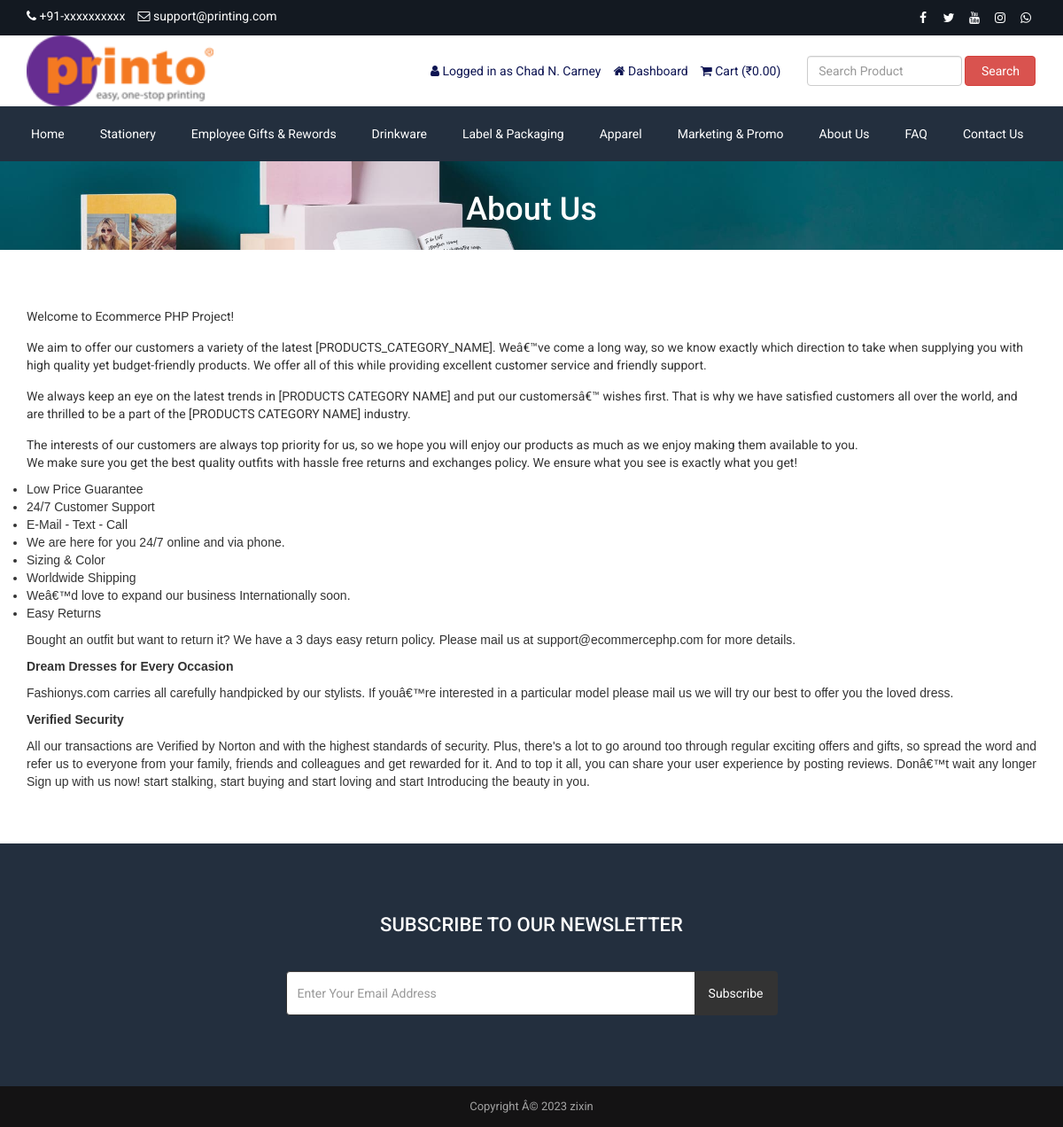
The app's page /about.php (signed in) with its own data.
### tables this page shows
CREATE TABLE `tbl_settings` (
  `id` int(11) NOT NULL,
  `logo` varchar(255) NOT NULL,
  `favicon` varchar(255) NOT NULL,
  `footer_about` text NOT NULL,
  `footer_copyright` text NOT NULL,
  `contact_address` text NOT NULL,
  `contact_email` varchar(255) NOT NULL,
  `contact_phone` varchar(255) NOT NULL,
  `contact_fax` varchar(255) NOT NULL,
  `contact_map_iframe` text NOT NULL,
  `receive_email` varchar(255) NOT NULL,
  `receive_email_subject` varchar(255) NOT NULL,
  `receive_email_thank_you_message` text NOT NULL,
  `forget_password_message` text NOT NULL,
  `total_recent_post_footer` int(10) NOT NULL,
  `total_popular_post_footer` int(10) NOT NULL,
  `total_recent_post_sidebar` int(11) NOT NULL,
  `total_popular_post_sidebar` int(11) NOT NULL,
  `total_featured_product_home` int(11) NOT NULL,
  `total_latest_product_home` int(11) NOT NULL,
  `total_popular_product_home` int(11) NOT NULL,
  `meta_title_home` text NOT NULL,
  `meta_keyword_home` text NOT NULL,
  `meta_description_home` text NOT NULL,
  `banner_login` varchar(255) NOT NULL,
  `banner_registration` varchar(255) NOT NULL,
  `banner_forget_password` varchar(255) NOT NULL,
  `banner_reset_password` varchar(255) NOT NULL,
  `banner_search` varchar(255) NOT NULL,
  `banner_cart` varchar(255) NOT NULL,
  `banner_checkout` varchar(255) NOT NULL,
  `banner_product_category` varchar(255) NOT NULL,
  `banner_blog` varchar(255) NOT NULL,
  `cta_title` varchar(255) NOT NULL,
  `cta_content` text NOT NULL,
  `cta_read_more_text` varchar(255) NOT NULL,
  `cta_read_more_url` varchar(255) NOT NULL,
  `cta_photo` varchar(255) NOT NULL,
  `featured_product_title` varchar(255) NOT NULL,
  `featured_product_subtitle` varchar(255) NOT NULL,
  `latest_product_title` varchar(255) NOT NULL,
  `latest_product_subtitle` varchar(255) NOT NULL,
  `popular_product_title` varchar(255) NOT NULL,
  `popular_product_subtitle` varchar(255) NOT NULL,
  `testimonial_title` varchar(255) NOT NULL,
  `testimonial_subtitle` varchar(255) NOT NULL,
  `testimonial_photo` varchar(255) NOT NULL,
  `blog_title` varchar(255) NOT NULL,
  `blog_subtitle` varchar(255) NOT NULL,
  `newsletter_text` text NOT NULL,
  `paypal_email` varchar(255) NOT NULL,
  `stripe_public_key` varchar(255) NOT NULL,
  `stripe_secret_key` varchar(255) NOT NULL,
  `bank_detail` text NOT NULL,
  `before_head` text NOT NULL,
  `after_body` text NOT NULL,
  `before_body` text NOT NULL,
  `home_service_on_off` int(11) NOT NULL,
  `home_welcome_on_off` int(11) NOT NULL,
  `home_featured_product_on_off` int(11) NOT NULL,
  `home_latest_product_on_off` int(11) NOT NULL,
  `home_popular_product_on_off` int(11) NOT NULL,
  `home_testimonial_on_off` int(11) NOT NULL,
  `home_blog_on_off` int(11) NOT NULL,
  `newsletter_on_off` int(11) NOT NULL,
  `ads_above_welcome_on_off` int(1) NOT NULL,
  `ads_above_featured_product_on_off` int(1) NOT NULL,
  `ads_above_latest_product_on_off` int(1) NOT NULL,
  `ads_above_popular_product_on_off` int(1) NOT NULL,
  `ads_above_testimonial_on_off` int(1) NOT NULL,
  `ads_category_sidebar_on_off` int(1) NOT NULL
);

CREATE TABLE `tbl_social` (
  `social_id` int(11) NOT NULL,
  `social_name` varchar(30) NOT NULL,
  `social_url` varchar(255) NOT NULL,
  `social_icon` varchar(30) NOT NULL
);

CREATE TABLE `tbl_top_category` (
  `tcat_id` int(11) NOT NULL,
  `tcat_name` varchar(255) NOT NULL,
  `show_on_menu` int(1) NOT NULL
);

CREATE TABLE `tbl_page` (
  `id` int(11) NOT NULL,
  `about_title` varchar(255) NOT NULL,
  `about_content` text NOT NULL,
  `about_banner` varchar(255) NOT NULL,
  `about_meta_title` varchar(255) NOT NULL,
  `about_meta_keyword` text NOT NULL,
  `about_meta_description` text NOT NULL,
  `faq_title` varchar(255) NOT NULL,
  `faq_banner` varchar(255) NOT NULL,
  `faq_meta_title` varchar(255) NOT NULL,
  `faq_meta_keyword` text NOT NULL,
  `faq_meta_description` text NOT NULL,
  `blog_title` varchar(255) NOT NULL,
  `blog_banner` varchar(255) NOT NULL,
  `blog_meta_title` varchar(255) NOT NULL,
  `blog_meta_keyword` text NOT NULL,
  `blog_meta_description` text NOT NULL,
  `contact_title` varchar(255) NOT NULL,
  `contact_banner` varchar(255) NOT NULL,
  `contact_meta_title` varchar(255) NOT NULL,
  `contact_meta_keyword` text NOT NULL,
  `contact_meta_description` text NOT NULL,
  `pgallery_title` varchar(255) NOT NULL,
  `pgallery_banner` varchar(255) NOT NULL,
  `pgallery_meta_title` varchar(255) NOT NULL,
  `pgallery_meta_keyword` text NOT NULL,
  `pgallery_meta_description` text NOT NULL,
  `vgallery_title` varchar(255) NOT NULL,
  `vgallery_banner` varchar(255) NOT NULL,
  `vgallery_meta_title` varchar(255) NOT NULL,
  `vgallery_meta_keyword` text NOT NULL,
  `vgallery_meta_description` text NOT NULL
);

### about.php (the view)
<?php require_once('header.php'); ?>
<?php
$statement = $pdo->prepare("SELECT * FROM tbl_page WHERE id=1");
$statement->execute();
$result = $statement->fetchAll(PDO::FETCH_ASSOC);
foreach ($result as $row) {
   $about_title = $row['about_title'];
    $about_content = $row['about_content'];
    $about_banner = $row['about_banner'];
}
?>
<div class="page-banner" style="background-image: url(assets/uploads/<?php echo $about_banner; ?>);">
    <div class="inner">
        <h1><?php echo $about_title; ?></h1>
    </div>
</div>
<div class="page">
    <div class="container">
        <div class="row">
            <div class="col-md-12">
                <p>
                    <?php echo $about_content; ?>
                </p>
            </div>
        </div>
    </div>
</div>
<?php require_once('footer.php'); ?>

### header.php (shortened to what this page needs)
<?php
include("admin/inc/config.php");
$statement = $pdo->prepare("SELECT * FROM tbl_settings WHERE id=1");
$statement->execute();
$result = $statement->fetchAll(PDO::FETCH_ASSOC);
foreach ($result as $row)
{
	$logo = $row['logo'];
	$contact_email = $row['contact_email'];
	$contact_phone = $row['contact_phone'];
}
?>
<!DOCTYPE html>
<html lang="en">
<head>
	<link rel="stylesheet" href="assets/css/bootstrap.min.css">
	<link rel="stylesheet" href="assets/css/font-awesome.min.css">
	<link rel="stylesheet" href="assets/css/owl.carousel.min.css">
	<link rel="stylesheet" href="assets/css/owl.theme.default.min.css">
	<link rel="stylesheet" href="assets/css/jquery.bxslider.min.css">
    <link rel="stylesheet" href="assets/css/magnific-popup.css">
    <link rel="stylesheet" href="assets/css/rating.css">
	<link rel="stylesheet" href="assets/css/spacing.css">
	<link rel="stylesheet" href="assets/css/bootstrap-touch-slider.css">
	<link rel="stylesheet" href="assets/css/animate.min.css">
	<link rel="stylesheet" href="assets/css/tree-menu.css">
	<link rel="stylesheet" href="assets/css/select2.min.css">
	<link rel="stylesheet" href="assets/css/main.css">
	<link rel="stylesheet" href="assets/css/responsive.css">
	<?php
	$statement = $pdo->prepare("SELECT * FROM tbl_page WHERE id=1");
	$statement->execute();
	$result = $statement->fetchAll(PDO::FETCH_ASSOC);
		?>
</head>
<body>
<div class="top">
	<div class="container">
		<div class="row">
			<div class="col-md-6 col-sm-6 col-xs-12">
				<div class="left">
					<ul>
						<li><i class="fa fa-phone"></i> <?php echo $contact_phone; ?></li>
						<li><i class="fa fa-envelope-o"></i> <?php echo $contact_email; ?></li>
					</ul>
				</div>
			</div>
			<div class="col-md-6 col-sm-6 col-xs-12">
				<div class="right">
					<ul>
						<?php
						$statement = $pdo->prepare("SELECT * FROM tbl_social");
						$statement->execute();
						$result = $statement->fetchAll(PDO::FETCH_ASSOC);
						foreach ($result as $row) {
							?>
							<?php if($row['social_url'] != ''): ?>
							<li><a href="<?php echo $row['social_url']; ?>"><i class="<?php echo $row['social_icon']; ?>"></i></a></li>
							<?php endif; ?>
							<?php
						}
						?>
					</ul>
				</div>
			</div>
		</div>
	</div>
</div>
<div class="header">
	<div class="container">
		<div class="row inner">
			<div class="col-md-4 logo">
				<a href="index.php"><img src="assets/uploads/<?php echo $logo; ?>" alt="logo image"></a>
			</div>
			<div class="col-md-5 right">
				<ul>
					<?php
					if(isset($_SESSION['customer'])) {
						?>
						<li><i class="fa fa-user"></i> <?php echo LANG_VALUE_13; ?> <?php echo $_SESSION['customer']['cust_name']; ?></li>
						<li><a href="dashboard.php"><i class="fa fa-home"></i> <?php echo LANG_VALUE_89; ?></a></li>
						<?php
					} else {
						?>
						<li><a href="login.php"><i class="fa fa-sign-in"></i> <?php echo LANG_VALUE_9; ?></a></li>
						<li><a href="registration.php"><i class="fa fa-user-plus"></i> <?php echo LANG_VALUE_15; ?></a></li>
						<?php
					}
					?>
					<li><a href="cart.php"><i class="fa fa-shopping-cart"></i> <?php echo LANG_VALUE_18; ?> (₹<?php
					if(isset($_SESSION['cart_p_id'])) {
						$table_total_price = 0;
						$i=0;
	                    foreach($_SESSION['cart_p_qty'] as $key => $value)
	                    {
	                        $i++;
	                        $arr_cart_p_qty[$i] = $value;
	                    }                    $i=0;
	                    foreach($_SESSION['cart_p_current_price'] as $key => $value)
	                    {
	                        $i++;
	                        $arr_cart_p_current_price[$i] = $value;
	                    }
	                    for($i=1;$i<=count($arr_cart_p_qty);$i++) {
	                    	$row_total_price = $arr_cart_p_current_price[$i]*$arr_cart_p_qty[$i];
	                        $table_total_price = $table_total_price + $row_total_price;
	                    }
						echo $table_total_price;
					} else {
						echo '0.00';
					}
					?>)</a></li>
				</ul>
			</div>
			<div class="col-md-3 search-area">
				<form class="navbar-form navbar-left" role="search" action="search-result.php" method="get">
					<div class="form-group">
						<input type="text" class="form-control search-top" placeholder="<?php echo LANG_VALUE_2; ?>" name="search_text">
					</div>
					<button type="submit" class="btn btn-danger"><?php echo LANG_VALUE_3; ?></button>
				</form>
			</div>
		</div>
	</div>
</div>
<div class="nav">
	<div class="container">
		<div class="row">
			<div class="col-md-12 pl_0 pr_0">
				<div class="menu-container">
					<div class="menu">
						<ul>
							<li><a href="index.php">Home</a></li>
							<?php
							$statement = $pdo->prepare("SELECT * FROM tbl_top_category WHERE show_on_menu=1");
							$statement->execute();
							$result = $statement->fetchAll(PDO::FETCH_ASSOC);
							foreach ($result as $row) {
								?>
								<li><a href="product-category.php?id=<?php echo $row['tcat_id']; ?>&type=top-category"><?php echo $row['tcat_name']; ?></a>
								</li>
								<?php
							}
							?>
							<?php
							$statement = $pdo->prepare("SELECT * FROM tbl_page WHERE id=1");
							$statement->execute();
							$result = $statement->fetchAll(PDO::FETCH_ASSOC);
							foreach ($result as $row) {
								$about_title = $row['about_title'];
								$faq_title = $row['faq_title'];
								$contact_title = $row['contact_title'];
							}
							?>
							<li><a href="about.php"><?php echo $about_title; ?></a></li>
							<li><a href="faq.php"><?php echo $faq_title; ?></a></li>
							<li><a href="contact.php"><?php echo $contact_title; ?></a></li>
						</ul>
					</div>
				</div>
			</div>
		</div>
	</div>
</div>

### footer.php (shortened to what this page needs)
<?php
$statement = $pdo->prepare("SELECT * FROM tbl_settings WHERE id=1");
$statement->execute();
$result = $statement->fetchAll(PDO::FETCH_ASSOC);
foreach ($result as $row)
{
	$footer_copyright = $row['footer_copyright'];
    $newsletter_on_off = $row['newsletter_on_off'];
}
?>
<?php if($newsletter_on_off == 1): ?>
<section class="home-newsletter">
	<div class="container">
		<div class="row">
			<div class="col-md-6 col-md-offset-3">
				<div class="single">
				<form action="" method="post">
					<h2><?php echo LANG_VALUE_93; ?></h2>
					<div class="input-group">
			        	<input type="email" class="form-control" placeholder="<?php echo LANG_VALUE_95; ?>" name="email_subscribe">
			         	<span class="input-group-btn">
			         	<button class="btn btn-theme" type="submit" name="form_subscribe"><?php echo LANG_VALUE_92; ?></button>
			         	</span>
			        </div>
				</div>
			</div>
		</div>
	</div>
</section>
<?php endif; ?>
<div class="footer-bottom">
	<div class="container">
		<div class="row">
			<div class="col-md-12 copyright">
				<?php echo $footer_copyright; ?>
			</div>
		</div>
	</div>
</div>
</body>
</html>

### assets/css/main.css (style rules this page uses)
* { margin: 0; padding: 0; }
body { font-family: "Roboto", sans-serif; font-size: 14px; }
h1, h2, h3, h4, h5, h6 { font-family: "Roboto", sans-serif; }
a { text-decoration: none; }
.top { width: 100%; height: 40px; background: #131921; }
.top .left { float: left; }
.top .left ul { padding-top: 8px; }
.top .left ul li { list-style-type: none; float: left; margin-right: 14px; color: white; }
.top .left ul li i { color: white; }
.top .right { float: right; }
.top .right ul { padding-top: 8px; }
.top .right ul li { list-style-type: none; float: left; margin-left: 5px; }
.top .right ul li a { color: white; width: 24px; height: 24px; line-height: 24px; text-align: center; border-radius: 50%; display: block; transition: all 0.4s ease; }
.header { width: 100%; height: auto; background: #fff; }
.header .inner { height: auto; display: table; }
.header .logo { float: none; display: table-cell; vertical-align: middle; }
.header .logo img { max-width: 100%; height: 80px; }
.header .navbar-form .form-control { width: 300px; }
.header .search-area { float: none; display: table-cell; vertical-align: middle; }
.header .search-area .form-group { width: calc(100% - 84px); }
.header .search-area button { width: 80px; }
.header .search-area form { width: 100%; }
.header .right { float: none; display: table-cell; vertical-align: middle; padding-right: 0; }
.header .right ul { float: right; margin-bottom: 0; }
.header .right ul li { list-style-type: none; float: left; margin-left: 14px; color: #0d1452; }
.header .right ul li a { color: #0d1452; }
.header .navbar-form .search-top { width: 100%; }
.nav { background: #232f3e; }
.menu-container { width: 100%; margin: 0 auto; background: #232f3e; }
.menu-dropdown-icon:before { content: "\f067"; font-family: "FontAwesome"; display: none; cursor: pointer; float: right; padding: 1.5em 2em; background: #fff; color: #333; }
.menu > ul { margin: 0 auto; width: 100%; list-style: none; padding: 0; position: relative; box-sizing: border-box; }
.menu > ul:before, .menu > ul:after { content: ""; display: table; }
.menu > ul:after { clear: both; }
.menu > ul > li { float: left; padding: 0; margin: 0; }
.menu > ul > li a { text-decoration: none; padding: 1.5em 20px; display: block; color: #fff; }
.footer-bottom { width: 100%; height: auto; background: #141314; padding: 14px 0; }
.footer-bottom .copyright { font-size: 13px; color: #a3a3a3; text-align: center; }
.page-banner { width: 100%; height: auto; background-repeat: no-repeat; background-position: center center; -webkit-background-size: cover; background-size: cover; position: relative; padding-top: 15px; padding-bottom: 15px; overflow: hidden; }
.page-banner h1 { color: #fff; text-align: center; z-index: 999; position: relative; }
.page { width: 100%; height: auto; padding-top: 50px; padding-bottom: 50px; }
.home-newsletter { padding: 80px 0; background: #232f3e; }
.home-newsletter .single { max-width: 650px; margin: 0 auto; text-align: center; position: relative; z-index: 2; }
.home-newsletter .single h2 { font-size: 22px; color: white; text-transform: uppercase; margin-bottom: 40px; margin-top: 0; }
.home-newsletter .single .form-control { height: 50px; border-color: #333; outline: none; }
.home-newsletter .single .btn { min-height: 50px; background: #333; color: #fff; padding-left: 15px; padding-right: 15px; }

### assets/css/responsive.css (style rules this page uses)
@media only screen and (min-width: 992px) { .header .inner { width: 100%; } }
@media only screen and (min-width: 992px) { .header .search-area { padding-right: 0; } }
@media only screen and (min-width: 992px) { .header .search-area form { padding-right: 0; } }
@media only screen and (min-width: 992px) { .header .container { padding-right: 0; } }

### records on screen
tbl_settings: contact_phone "+91-xxxxxxxxxx", contact_email "support@printing.com", logo (picture), footer_copyright "Copyright Â© 2023 zixin"
tbl_top_category: tcat_name "Stationery"
tbl_top_category: tcat_name "Employee Gifts & Rewords"
tbl_top_category: tcat_name "Drinkware"
tbl_top_category: tcat_name "Label & Packaging"
tbl_top_category: tcat_name "Apparel"
tbl_top_category: tcat_name "Marketing & Promo"
tbl_page: about_title "About Us", faq_title "FAQ", contact_title "Contact Us", about_banner (picture), about_content "Welcome to Ecommerce PHP Project! We aim to offer our customers a variety of the latest [PRODUCTS_CATEGORY_NAME]. Weâ€™ve come a long way, so we know exactly which direction to take when supplying you with high quality yet budget-friendly products. We offer all of this while providing excellent customer service and friendly support. We always keep an eye on the latest trends in [PRODUCTS CATEGORY NAME] and put our customersâ€™ wishes first. That is why we have satisfied customers all over the world, and are thrilled to be a part of the [PRODUCTS CATEGORY NAME] industry. The interests of our customers are always top priority for us, so we hope you will enjoy our products as much as we enjoy…"

### other values on screen
LANG_VALUE_13 "Logged in as"
$_SESSION['customer']['cust_name'] "Chad N. Carney"
LANG_VALUE_89 "Dashboard"
LANG_VALUE_18 "Cart"
LANG_VALUE_3 "Search"
LANG_VALUE_93 "SUBSCRIBE TO OUR NEWSLETTER"
LANG_VALUE_92 "Subscribe"
